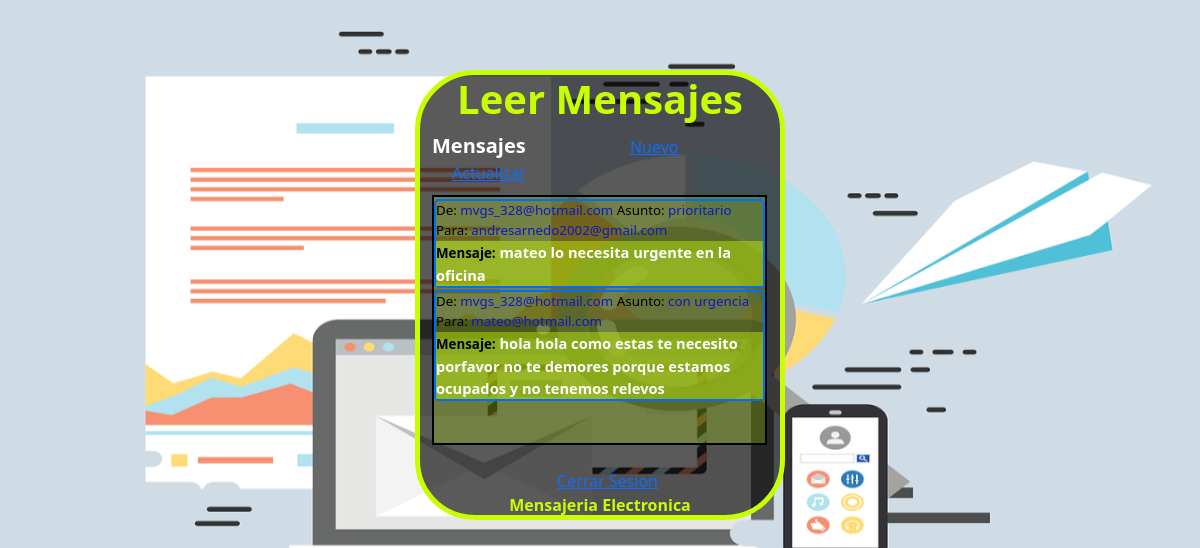
/inbox (signed in), run on the app's committed database.
### tables this page shows
CREATE TABLE mensaje (idMensaje INTEGER NOT NULL PRIMARY KEY, to_user VARCHAR NOT NULL, from_user VARCHAR NOT NULL, asunto VARCHAR NOT NULL, cuerpo VARCHAR NOT NULL, estado VARCHAR NOT NULL, fecha VARCHAR NOT NULL);

### views/messages.py (the view)
@messages.get('/inbox')
def inboxUser():
    if "user" in session:
        email = session["user"]
        data = inbox(email)
        if(data != None):
            return render_template('/inbox/leer.html', data=data) #Agregar [data]
        else:
            flash("No tienes mensajes pendientes", 'message')
            return render_template('/inbox/leer.html')
    else:
        flash("Inicia sesión antes de realizar esta operación!", 'warning')
        return redirect(url_for('login.loginForm'))

### controllers/dbController.py (called while the page is built)
def init_db():
    connection = sqlite3.connect('./emaildb.db')
    return connection

def inbox(data):
    connection = init_db()
    cursor = connection.cursor()
    cursor.execute("SELECT * FROM mensaje WHERE from_user = ?", [data] )
    return cursor.fetchall()

### templates/inbox/leer.html (shortened to what this page needs)
<!DOCTYPE html>
<html lang="es">
<head>
    <link href="https://cdn.jsdelivr.net/npm/bootstrap@5.0.2/dist/css/bootstrap.min.css"
     rel="stylesheet"
>
    <link rel="stylesheet" href="{{ url_for('static', filename='css/stylosleer.css')}}">
</head>
<body>
    <div class="container">
        <div class="titulo">
            <h1 class="nav_titulo">Leer Mensajes</h1>
        </div>
        <form action="{{ url_for('send.sendEmailUser') }}" id="leermensaje" name="leermensaje" method="get">
            <div class="leermensajes">
                <div>
                    <label class="nav_mensajes" for="">Mensajes</label>
                    <a class="nav_nuevo" type="submit" onclick="nuevo()" href="#">Nuevo</a>
                    <a class="nav_actualizar" onclick="document.location.reload()" href="#">Actualizar</a><br>
                </div>
                    <div class="ipt">
                        {% for n in data%}
                        <div class="nav_de">
                            <label class="labelm">De:</label>
                            <h7>{{n[2]}}</h7>
                            <label class="labelm">Asunto:</label>
                            <h7>{{n[3]}}</h7><br>
                            <label class="labelm">Para:</label>
                            <h7>{{n[1]}}</h7><br>
                            <div class="nav_message">
                                <label class="nav_m">Mensaje:</label>
                                <h7>{{n[4]}}</h7>
                            </div>
                        </div>
                        {% endfor %}
                    </div><br>
                    <a class="nav_cerrarsesion" onclick="cerrarsesion()" href="#">Cerrar Sesion</a><br>
                    <p class="nav_piepagina">Mensajeria Electronica</p>
                </div>
            </div>
</body>
</html>

### static/css/stylosleer.css (style rules this page uses)
body { background-image: url(/static/images/backgraund.png); background-size:cover; }
.container { height: 450px; width: 370px; margin-top: 70px; border-top: 5px solid rgb(200, 255, 0); border-left: 5px solid rgb(200, 255, 0); border-right: 5px solid rgb(200, 255, 0); border-bottom: 5px solid rgb(200, 255, 0); border-radius: 60px; background-color: #000000a5; }
.nav_titulo { text-align: center; color: rgb(200, 255, 0); font-weight: 700; }
.nav_mensajes { color: rgb(255, 255, 255); font-size: 15pt; font-weight: 700; }
.nav_nuevo { margin-left: 100px; }
.nav_actualizar { margin-left: 20px; }
.nav_cerrarsesion { margin-top: 70px; margin-left: 125px; }
.ipt { margin-top: 10px; width: 335px; height: 250px; background-color: rgba(200, 255, 0, 0.237); overflow: auto; border-top: 2px solid rgb(0, 0, 0); border-left: 2px solid rgb(0, 0, 0); border-right: 2px solid rgb(0, 0, 0); border-bottom: 2px solid rgb(0, 0, 0); }
.nav_de { margin-top: 2px; font-size: 10pt; color: rgb(13, 25, 194); border-radius: 5px; border-top: 2px solid rgb(0, 111, 247); border-left: 2px solid rgb(0, 111, 247); border-right: 2px solid rgb(0, 111, 247); border-bottom: 2px solid rgb(0, 111, 247); }
.nav_m { color: black; font-size: 10pt; }
.nav_message { background-color: rgba(200, 255, 0, 0.42); font-size: 11pt; color: rgb(255, 255, 255); font-weight: 600; }
.nav_piepagina { text-align: center; color: rgb(200, 255, 0); font-weight: 700; }
.labelm { color: black; font-weight: 500; }

### data on the page
mensaje: from_user "mvgs_328@hotmail.com", asunto "prioritario", to_user "andresarnedo2002@gmail.com", cuerpo "mateo lo necesita urgente en la oficina"
mensaje: from_user "mvgs_328@hotmail.com", asunto "con urgencia", to_user "mateo@hotmail.com", cuerpo "hola hola como estas te necesito porfavor no te demores porque estamos ocupados y no tenemos relevos"
